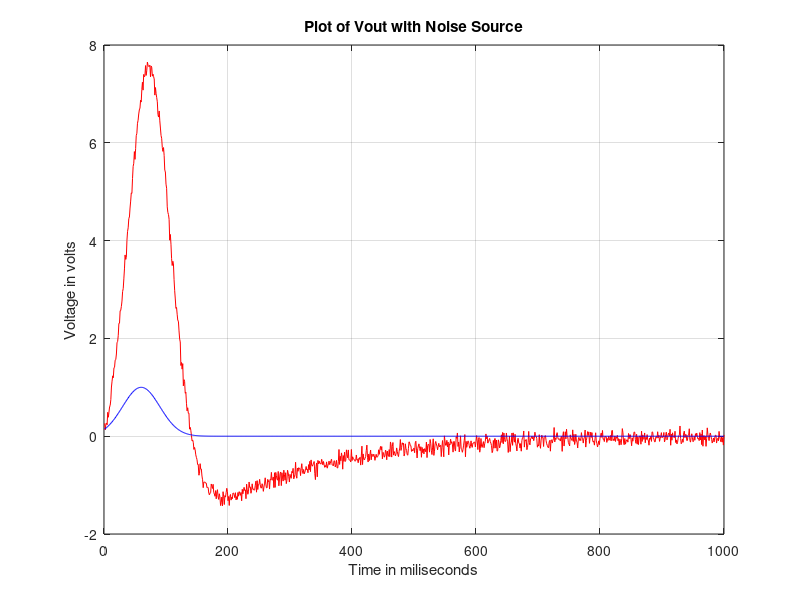
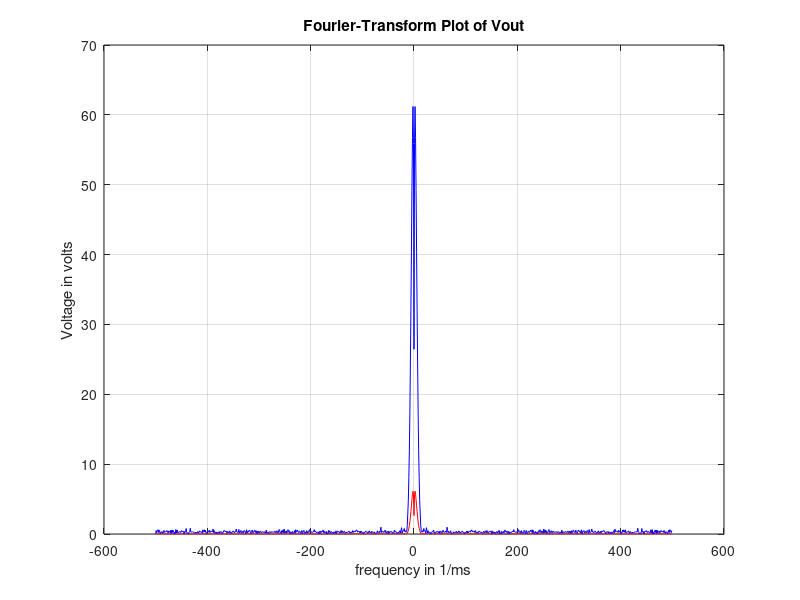
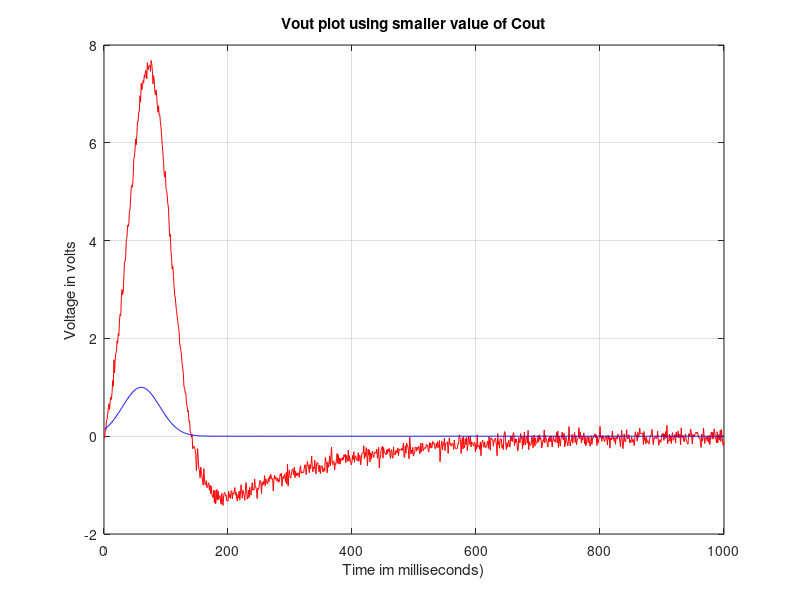
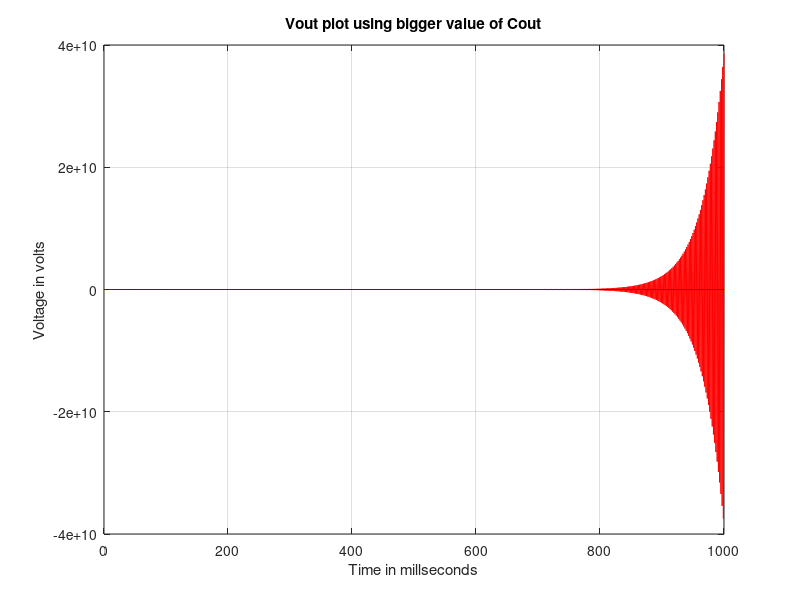

These charts were generated, in order, by the following MATLAB code:
%% Assignment 4 Part 3

% In this part of the assignment, noise was added to the circuit, and the
% response to this noise was observed

% In part a), a current source In was added to the circuit, in parallel
% with R3. This causes thermal noise to be generated in resistor R3.

%In part b), a  capacitor Cn = 0.00001 added in parallel with resistor to
%BW limit the noise. This causes changes to C matrix

% Definition of variables based on the components present in the circuit
R1 = 1;
G1 = 1/R1;
c = 0.25;
R2 = 2;
G2 = 1/R2;
L = 0.2;
R3 = 10;
G3 = 1/R3;
alpha = 100;
R4 = 0.1;
G4 = 1/R4;
RO = 1000;
GO = 1/RO;
Vin = 1;
Cn_1 = 0.00001;                 % Capacitance value given in part b)
Cn_2 = 10^-8;                   % Cn_2 and Cn_3 are for part d) vi. where
Cn_3 = 2.6*2e-5;                  % we change Cn to observe the change in BW

% part a) Updating the C matrices

C_Matrix1 = [0 0 0 0 0 0 0;
            -c c 0 0 0 0 0;
             0 0 -L 0 0 0 0;
             0 0 0 -Cn_1 0 0 0;
             0 0 0 0 0 0 0;
             0 0 0 -Cn_1 0 0 0;
             0 0 0 0 0 0 0;];

C_Matrix2 = [0 0 0 0 0 0 0;
            -c c 0 0 0 0 0;
             0 0 -L 0 0 0 0;
             0 0 0 -Cn_2 0 0 0;
             0 0 0 0 0 0 0;
             0 0 0 -Cn_2 0 0 0;
             0 0 0 0 0 0 0;];

C_Matrix3 = [0 0 0 0 0 0 0;
            -c c 0 0 0 0 0;
             0 0 -L 0 0 0 0;
             0 0 0 -Cn_3 0 0 0;
             0 0 0 0 0 0 0;
             0 0 0 -Cn_3 0 0 0;
             0 0 0 0 0 0 0;];

GO = [1 0 0 0 0 0 0;
    -G2 G1+G2 -1 0 0 0 0;
      0 1 0 -1 0 0 0;
      0 0 -1 G3 0 0 0;
      0 0 0 0 -alpha 1 0;
      0 0 0 G3 -1 0 0;
      0 0 0 0 0 -G4 G4+GO];

F_Matrix = [Vin;
             0;
             0;
             0;
             0;
             0;
             0;];

F0_Matrix = [Vin-Vin;
                0;
                0;
                0;
                0;
                0;
                0;];

step_1 = 1000;            
step_2 = 1.9898e4;          % time step 1 was the numer of time steps given 
                            %   in part 2, step 2 is used
                            % to observe the effects of varying this value
                            % on the simulation
                            
vol_1 = zeros(7, step_1);
vol_start = zeros(7, 1);


dt_1 = 10^-3;
dt_2 = 1.9898*10^-4;  %varying the timestep to observe the effects on the sim

% Circuit with Noise simulation with default time step
% Time domain simulation
%vol_1 = zeros(7, step_1);
Guassian_F = zeros(7,1);

for i = 1:step_1
    
    Guassian_F(1,1) = exp(-1/2*((i/step_1-0.06)/(0.03))^2);
    Guassian_F(4,1) = 0.001*randn();
    Guassian_F(7,1) = 0.001*randn();
    
    if i == 1
        vol_1(:,i) = (C_Matrix1./dt_1+GO)\(Guassian_F+C_Matrix1*vol_start/dt_1);
        
    else
        vol_1(:,i) = (C_Matrix1./dt_1+GO)\(Guassian_F+C_Matrix1*vol_old/dt_1);
        
    end
    
    vol_old = vol_1(:, i);
        
end

% Part b)i. modelling Vo signal with noise using the Guassian excitation

figure(1)
plot(1:step_1, vol_1(7,:), 'r')
hold on
plot(1:step_1, vol_1(1,:), 'b')
title('Plot of Vout with Noise Source')
xlabel('Time in miliseconds')
ylabel('Voltage in volts')
grid on


freq = (-step_1/2:step_1/2-1);               

fft_vol1 = fft(vol_1.');
ffts_vol1 = fftshift(fft_vol1);

%Part c) Fourier Transform plot
figure(2)
plot(freq, abs(ffts_vol1(:, 1)), 'r')
hold on
plot(freq, abs(ffts_vol1(:, 7)), 'b')
title('Fourier-Transform Plot of Vout')
xlabel('frequency in 1/ms')
ylabel('Voltage in volts')
grid on


vol_2 = zeros(7, step_1);
Guassian_F = zeros(7,1);

for i_2 = 1:step_1
    
    Guassian_F(1,1) = exp(-1/2*((i_2/step_1-0.06)/(0.03))^2);
    Guassian_F(4,1) = 0.001*randn();
    Guassian_F(7,1) = 0.001*randn();
    
    if i_2 == 1
        
        vol_2(:,i_2) = (C_Matrix2./dt_1+GO)\(Guassian_F+C_Matrix2*vol_start/dt_1);
        
    else
        
        vol_2(:,i_2) = (C_Matrix2./dt_1+GO)\(Guassian_F+C_Matrix2*vol_old/dt_1);
        
    end
    
    vol_old = vol_2(:, i_2);
        
end

%   e) in part e), 3 plots of vout will be made, with each plot made using
%   a different value of Cout. A discussion on my findings is placed at the
%   end of this document.


% plotting Vout using smaller value of Cout
figure(3)
plot(1:step_1, vol_2(7,:), 'r')
hold on
plot(1:step_1, vol_2(1,:), 'b')
title('Vout plot using smaller value of Cout')
xlabel('Time im milliseconds)')
ylabel('Voltage in volts')
grid on

vol_3 = zeros(7, step_1);
Guassian_F = zeros(7,1);

for i_3 = 1:step_1
    
    Guassian_F(1,1) = exp(-1/2*((i_3/step_1-0.06)/(0.03))^2);
    Guassian_F(4,1) = 0.001*randn();
    Guassian_F(7,1) = 0.001*randn();
    
    if i_3 == 1
        
        vol_3(:,i_3) = (C_Matrix3./dt_1+GO)\(Guassian_F+C_Matrix3*vol_start/dt_1);
        
    else
        
        vol_3(:,i_3) = (C_Matrix3./dt_1+GO)\(Guassian_F+C_Matrix3*vol_old/dt_1);
        
    end
    
    vol_old = vol_3(:, i_3);
        
end

 
figure(4)
plot(1:step_1, vol_3(7,:), 'r')
hold on
plot(1:step_1, vol_3(1,:), 'b')
title('Vout plot using bigger value of Cout')
xlabel('Time in millseconds')
ylabel('Voltage in volts')
grid on

%Now we will plot Vout using the value of Cout given
for i_4 = 1:step_1
    
    Guassian_F(1,1) = exp(-1/2*((i_4/step_1-0.06)/(0.03))^2);
    Guassian_F(4,1) = 0.001*randn();
    Guassian_F(7,1) = 0.001*randn();
    
    if i_4 == 1
        
        vol_3(:,i_4) = (C_Matrix1./dt_1+GO)\(Guassian_F+C_Matrix1*vol_start/dt_1);
        
    else
        
        vol_3(:,i_4) = (C_Matrix1./dt_1+GO)\(Guassian_F+C_Matrix1*vol_old/dt_1);
        
    end
    
    vol_old = vol_3(:, i_4);
        
end

 
figure(5)
plot(1:step_1, vol_3(7,:), 'r')
hold on
plot(1:step_1, vol_3(1,:), 'b')
title('Vout plot using original of Cout of 0.00001')
xlabel('Time in millseconds')
ylabel('Voltage in volts')
grid on

vol_7 = zeros(7, step_1);
Guassian_F = zeros(7,1);

%In part f), we are observing the effects of plotting Vout with differet
%time steps. A discussion on my findings will take place at the end of this
%document. 

%Note that the original timestep was used in part b), and will not be
%replotted to avoid redundancy.

%using the timestep given

for i_5 = 1:step_1
    
    Guassian_F(1,1) = exp(-1/2*((i_5/step_1-0.06)/(0.03))^2);
    Guassian_F(4,1) = 0.001*randn();
    Guassian_F(7,1) = 0.001*randn();
    
    if i_5 == 1
        vol_7(:,i_5) = (C_Matrix1./dt_1+GO)\(Guassian_F+C_Matrix1*vol_start/dt_1);
        
    else
        vol_7(:,i_5) = (C_Matrix1./dt_1+GO)\(Guassian_F+C_Matrix1*vol_old/dt_1);
        
    end
    
    vol_old = vol_7(:, i_5);
        
end

figure(6)
plot(1:step_1, vol_7(7,:), 'r')
hold on
plot(1:step_1, vol_7(1,:), 'b')
title('Vout plot using original timestep of 10^-3')
xlabel('Time in picoseconds')
ylabel('Voltage in volts')
grid on

%using a smaller timestep

for i_6 = 1:step_2
    
    Guassian_F(1,1) = exp(-1/2*((i_6/step_2-0.06)/(0.03))^2);
    Guassian_F(4,1) = 0.001*randn();
    Guassian_F(7,1) = 0.001*randn();
    
    if i_6 == 1
        vol_4(:,i_6) = (C_Matrix1./dt_2+GO)\(Guassian_F+C_Matrix1*vol_start/dt_2);
        
    else
        vol_4(:,i_6) = (C_Matrix1./dt_2+GO)\(Guassian_F+C_Matrix1*vol_old/dt_2);
        
    end
    
    vol_old = vol_4(:, i_6);
        
end


figure(7)
plot(1:step_2, vol_4(7,:), 'r')
hold on
plot(1:step_2, vol_4(1,:), 'b')
title('Vout plot using a smaller timestep')
xlabel('Time in picoseconds')
ylabel('Voltage in volts')
grid on

%% Discussion

% In part e), 3 plots of Vout were made using 3 values of Cout. It is
% noticed that using a smaller value of Cout does not change the plot.
% However, a larger value of Cout causes the simulation to break down. This
% is because the circuit becomes trapped in a feedback loop.

% In part f), 2 plots of Vout were made using different timesteps. Using a
% smaller timestep than the original timestep of 10^-3 causes the
% simulation to break down because the circuit becomes trapped in a
% feedback loop.

%% PART 4

% If the e voltage source on the output stage described by the transconductance equation 
% V = ?I3 was instead modeled by V = alpha*I3 +beta*I2^2 + gamma*I3^3, the changes
% required in my simulator are more than just simply changing the matrices
% we used in the simulation for part 3. This new equation would need to be
% fitted, And new matrices would have to be created for the Jacobian method
% for the simulation of the new equation in the circuit. Note that the
% inclusion of this equation would in turn increase the size of the matrix
% and the iterations required to traverse through it. The values of alpha
% and beta that we define will have to be considerably large, as if i3 is smaller
% than 1 this will be too small to have a noticeable effect on the
% simulation.

